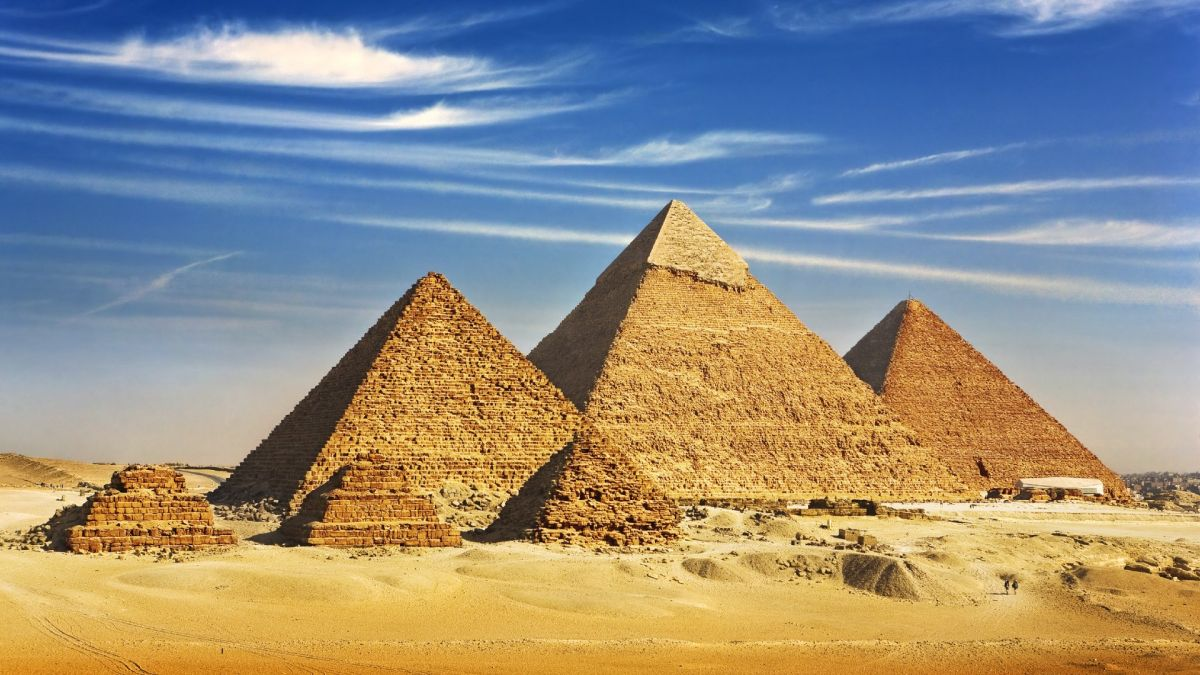
#> input picture pyramid.jpeg, 1200 x 675 px
$ python 'final_imagesubtraction__Travel_to_any_part_of_the_world!.py'
#> lines starting #> are read from the running program, lines starting #| are printed output that depends on the picture
import cv2
import numpy as np
import os

videopath = input("Enter video path name: ")
#> the answer given: pyramid.jpeg
imagepath = input("Enter new background image path name: ")
#> the answer given: pyramid.jpeg


if os.path.exists(videopath):
    if os.path.exists(imagepath):

        stream = cv2.VideoCapture(videopath)
        fps = stream.get(cv2.CAP_PROP_FPS)
        nframe = int(stream.get(cv2.CAP_PROP_FRAME_COUNT))
        width = int(stream.get(3))
        height = int(stream.get(4))

        #converting the image to grayscale
        bgimg = cv2.imread(imagepath)
#> bgimg is the input picture: shape (675, 1200, 3); mean B, G, R 133.2, 143.2, 146.8
        bgimg = cv2.resize(bgimg,[width,height])

        gray_bgimg = cv2.cvtColor(bgimg,cv2.COLOR_BGR2GRAY)
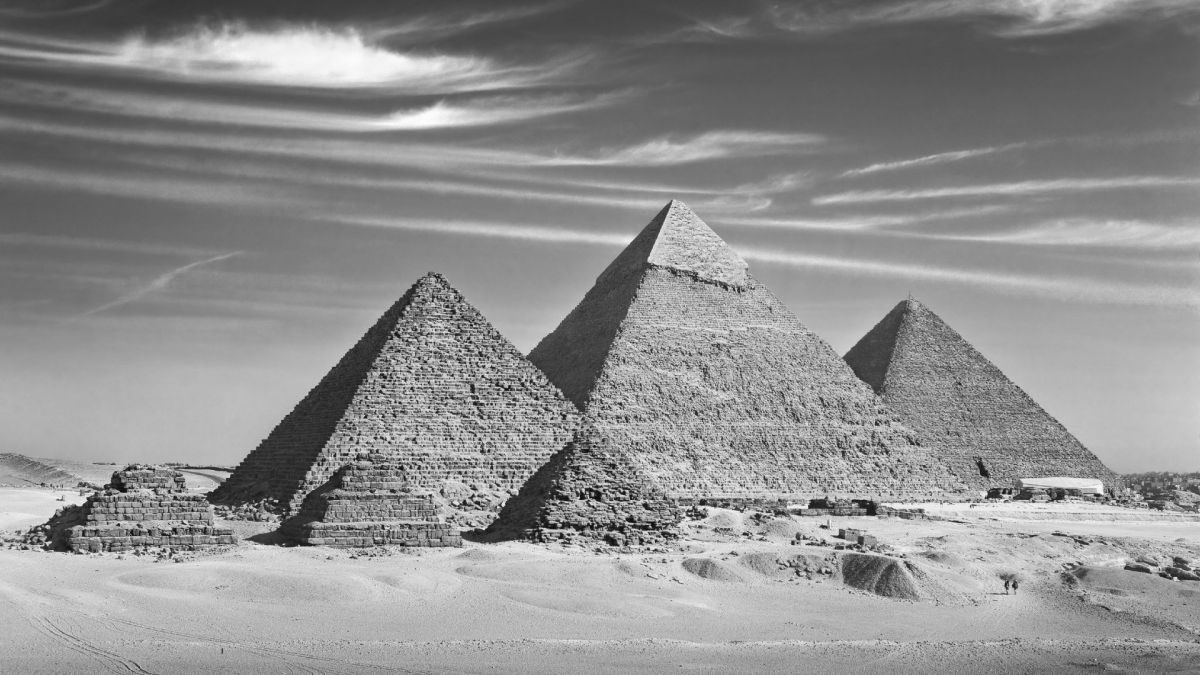
#> gray_bgimg: shape (675, 1200); min 4, max 253, mean 143.1

        #creating variables to adjust the noise in the mask later
        dilate_iter = 8
        erode_iter = 8
        threshold = 25

        #if there is no video file, it will exit the program
        if not stream.isOpened():
            print("No stream :(")
            exit()

        #create an empty list for getting the pixel values for the selected frame
        frames = []

        '''without the stream.get in the front, cv2.CAP_PROP_POS_FRAMES gives 7 as output
            #and this somehow is the background image. I am not sure how it works. I wrote this code by mistake'''

        for fid in range(cv2.CAP_PROP_POS_FRAMES):
            stream.set(cv2.CAP_PROP_POS_FRAMES, fid)
            ret, frame = stream.read() #reading each frame and getting the frame pixel information
            if not ret: # if no frames are returned, then exit the loop
                print("SOMETHING WENT WRONG")
                exit()
            frames.append(frame) #append the frame in frames list made above
#> after the loop, frames = 1 item

        #The median frame here is our background
        median = np.median(frames, axis=0).astype(np.uint8) #find the median value of every pixel. Median value = background
        median = cv2.cvtColor(median, cv2.COLOR_BGR2GRAY) #convert median value to grayscale
        median = cv2.GaussianBlur(median, (5,5), 0) #blur to reduce differences in pixel values in consequent frames

        #recorder
        fourcc = cv2.VideoWriter_fourcc('m', 'p', '4', 'v')
        recorder = cv2.VideoWriter('no_background.mp4', fourcc, fps, (width,height))

        #setting the stream back to 0 frame
        stream.set(cv2.CAP_PROP_POS_FRAMES, 0)

        while True:
            #reading the video file
            ret, frame = stream.read()

            #print(bgimg.shape, frame.shape)
            if not ret: # if no frames are returned
                print("No more stream :(")
                break

            '''subtracting background image from every frame by using absolute difference'''
            #coverting frame to grayscale
            mask_frame = cv2.cvtColor(frame, cv2.COLOR_BGR2GRAY)
            #applying Gaussian Blur to remove noise
            mask_frame = cv2.GaussianBlur(mask_frame, (5,5), 0) #converting the video into grayscale
            #getting the absolute difference value between median frame (background) and each frame
            dif_frame = cv2.absdiff(median, mask_frame)
#> dif_frame: shape (675, 1200); every value is 0

            '''setting the threshold for deciding whether to put the pixel in foreground
            more than threshold value or background (less than threshold value)'''

            threshold, mask = cv2.threshold(dif_frame, threshold, 255,cv2.THRESH_BINARY)
#> threshold = 25

            #retouching the mask to remove holes and noise
            mask = cv2.dilate(mask, None, iterations=dilate_iter)
            mask = cv2.erode(mask, None, iterations=erode_iter)
            mask = cv2.GaussianBlur(mask, (5, 5), 0)

            mask[mask>0]=255

            #inverting the mask to later use in the new background image
            inverted_mask = cv2.bitwise_not(mask)
#> inverted_mask: shape (675, 1200); every value is 255

            #creating foreground and background videos with the mask and inverted mask respectively
            foreground_vid = cv2.bitwise_and(frame,frame, mask=mask)
#> foreground_vid: shape (675, 1200, 3); every value is 0
            background_vid = cv2.bitwise_and(bgimg, bgimg, mask = inverted_mask)

            #combining the new foreground and background videos
            finalvideo = cv2.bitwise_or(foreground_vid,background_vid)

            cv2.imshow('New video', finalvideo)
            cv2.imshow("Video!", frame)
            cv2.imshow("background", median)
            cv2.imshow("foreground with mask", foreground_vid)
            cv2.imshow("new background with mask",background_vid)

            recorder.write(finalvideo)

            cv2.waitKey(15)
            if cv2.waitKey(1) == ord('q'): # press "q" to quit
#> (key q is pressed here)
                break

        #cleaning up
        stream.release()
        cv2.destroyAllWindows()
    recorder.release()

else:
    print("Please enter the correct path name :( ")
